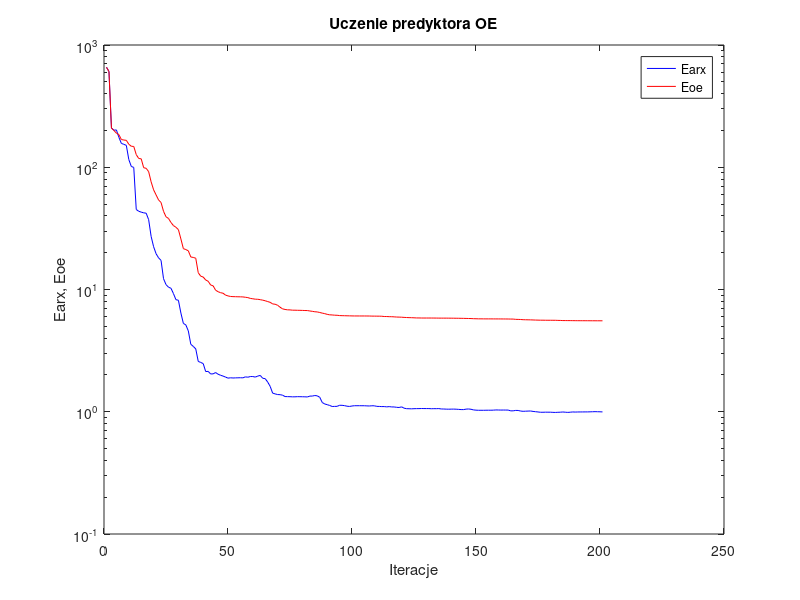
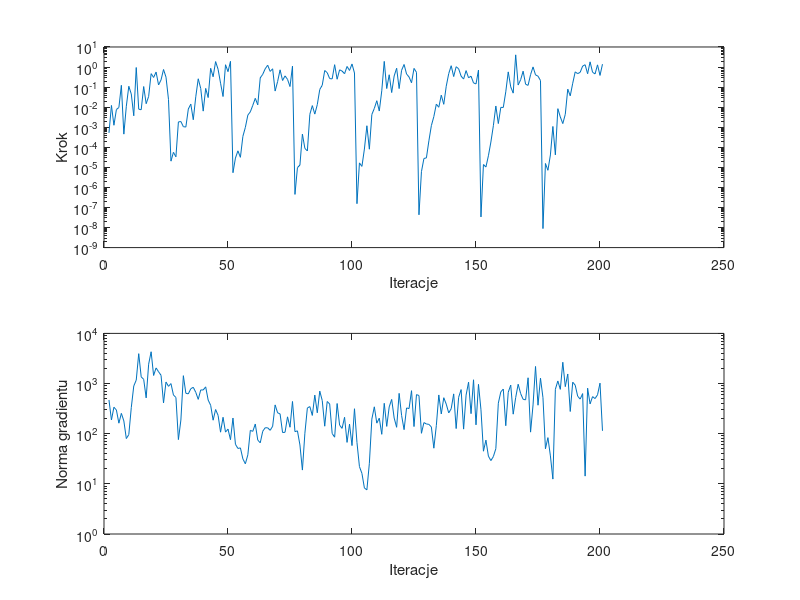

The MATLAB source for these figures, in order:
%uczenie predyktora oe
clear all;
n=0; farx(n+1)=6.574658e+002; foe(n+1)=6.567835e+002; wspucz(n+1)=0.000000e+000; ng(n+1)=0.000000e+000;
%odnowa zmiennej metryki
n=1; farx(n+1)=6.080932e+002; foe(n+1)=6.069402e+002; krok(n+1)=5.234410e-004; ng(n+1)=4.707735e+002;
n=2; farx(n+1)=2.099757e+002; foe(n+1)=2.090166e+002; krok(n+1)=1.220118e-002; ng(n+1)=1.878023e+002;
n=3; farx(n+1)=2.008236e+002; foe(n+1)=1.997077e+002; krok(n+1)=1.255187e-003; ng(n+1)=3.376234e+002;
n=4; farx(n+1)=2.020382e+002; foe(n+1)=1.900135e+002; krok(n+1)=7.632150e-003; ng(n+1)=2.963060e+002;
n=5; farx(n+1)=1.757088e+002; foe(n+1)=1.850361e+002; krok(n+1)=9.625525e-003; ng(n+1)=1.620398e+002;
n=6; farx(n+1)=1.566896e+002; foe(n+1)=1.685723e+002; krok(n+1)=1.228837e-001; ng(n+1)=2.543635e+002;
n=7; farx(n+1)=1.540009e+002; foe(n+1)=1.669750e+002; krok(n+1)=4.532388e-004; ng(n+1)=1.798149e+002;
n=8; farx(n+1)=1.510638e+002; foe(n+1)=1.660637e+002; krok(n+1)=1.109636e-002; ng(n+1)=7.994035e+001;
n=9; farx(n+1)=1.156625e+002; foe(n+1)=1.542223e+002; krok(n+1)=1.101515e-001; ng(n+1)=9.580294e+001;
n=10; farx(n+1)=1.015803e+002; foe(n+1)=1.484928e+002; krok(n+1)=4.523999e-002; ng(n+1)=3.311404e+002;
n=11; farx(n+1)=9.962930e+001; foe(n+1)=1.479403e+002; krok(n+1)=3.722051e-003; ng(n+1)=8.924724e+002;
n=12; farx(n+1)=4.514501e+001; foe(n+1)=1.268843e+002; krok(n+1)=9.469203e-001; ng(n+1)=1.172836e+003;
n=13; farx(n+1)=4.364306e+001; foe(n+1)=1.179582e+002; krok(n+1)=7.946434e-003; ng(n+1)=3.942906e+003;
n=14; farx(n+1)=4.295303e+001; foe(n+1)=1.172370e+002; krok(n+1)=7.431661e-003; ng(n+1)=1.357822e+003;
n=15; farx(n+1)=4.237268e+001; foe(n+1)=9.913206e+001; krok(n+1)=1.066998e-001; ng(n+1)=1.213530e+003;
n=16; farx(n+1)=4.211103e+001; foe(n+1)=9.804132e+001; krok(n+1)=1.488820e-002; ng(n+1)=5.180844e+002;
n=17; farx(n+1)=3.726112e+001; foe(n+1)=9.204329e+001; krok(n+1)=3.431867e-002; ng(n+1)=2.431383e+003;
n=18; farx(n+1)=2.719757e+001; foe(n+1)=7.599734e+001; krok(n+1)=4.686024e-001; ng(n+1)=4.304801e+003;
n=19; farx(n+1)=2.238786e+001; foe(n+1)=6.539000e+001; krok(n+1)=3.025841e-001; ng(n+1)=1.447937e+003;
n=20; farx(n+1)=1.961750e+001; foe(n+1)=5.941255e+001; krok(n+1)=5.636152e-001; ng(n+1)=2.046360e+003;
n=21; farx(n+1)=1.815869e+001; foe(n+1)=5.402328e+001; krok(n+1)=1.281446e-001; ng(n+1)=1.718824e+003;
n=22; farx(n+1)=1.730819e+001; foe(n+1)=5.150492e+001; krok(n+1)=2.292378e-001; ng(n+1)=1.460007e+003;
n=23; farx(n+1)=1.226298e+001; foe(n+1)=4.359156e+001; krok(n+1)=7.545111e-001; ng(n+1)=4.114973e+002;
n=24; farx(n+1)=1.096712e+001; foe(n+1)=3.935101e+001; krok(n+1)=3.139002e-001; ng(n+1)=1.072393e+003;
n=25; farx(n+1)=1.044562e+001; foe(n+1)=3.813738e+001; krok(n+1)=2.452306e-002; ng(n+1)=8.796245e+002;
%odnowa zmiennej metryki
n=26; farx(n+1)=1.023748e+001; foe(n+1)=3.533824e+001; krok(n+1)=2.036880e-005; ng(n+1)=9.984097e+002;
n=27; farx(n+1)=9.264710e+000; foe(n+1)=3.333477e+001; krok(n+1)=5.618497e-005; ng(n+1)=5.915099e+002;
n=28; farx(n+1)=8.254899e+000; foe(n+1)=3.228484e+001; krok(n+1)=3.351433e-005; ng(n+1)=5.272813e+002;
n=29; farx(n+1)=8.166635e+000; foe(n+1)=3.089193e+001; krok(n+1)=1.841613e-003; ng(n+1)=7.631773e+001;
n=30; farx(n+1)=6.424264e+000; foe(n+1)=2.593341e+001; krok(n+1)=1.925691e-003; ng(n+1)=1.873439e+002;
n=31; farx(n+1)=5.282763e+000; foe(n+1)=2.159438e+001; krok(n+1)=1.066152e-003; ng(n+1)=1.435423e+003;
n=32; farx(n+1)=5.129905e+000; foe(n+1)=2.121564e+001; krok(n+1)=1.020148e-003; ng(n+1)=6.401746e+002;
n=33; farx(n+1)=4.584123e+000; foe(n+1)=2.072135e+001; krok(n+1)=8.092255e-003; ng(n+1)=6.228871e+002;
n=34; farx(n+1)=3.563221e+000; foe(n+1)=1.844819e+001; krok(n+1)=1.419977e-002; ng(n+1)=7.881461e+002;
n=35; farx(n+1)=3.424462e+000; foe(n+1)=1.829838e+001; krok(n+1)=2.368463e-003; ng(n+1)=8.424964e+002;
n=36; farx(n+1)=3.264461e+000; foe(n+1)=1.801401e+001; krok(n+1)=3.285344e-002; ng(n+1)=6.684351e+002;
n=37; farx(n+1)=2.581394e+000; foe(n+1)=1.371736e+001; krok(n+1)=2.600871e-001; ng(n+1)=4.838901e+002;
n=38; farx(n+1)=2.531608e+000; foe(n+1)=1.285536e+001; krok(n+1)=8.589342e-002; ng(n+1)=7.462033e+002;
n=39; farx(n+1)=2.477648e+000; foe(n+1)=1.264846e+001; krok(n+1)=6.349841e-003; ng(n+1)=7.439380e+002;
n=40; farx(n+1)=2.132464e+000; foe(n+1)=1.196167e+001; krok(n+1)=8.625198e-002; ng(n+1)=8.587426e+002;
n=41; farx(n+1)=2.138906e+000; foe(n+1)=1.168091e+001; krok(n+1)=3.012318e-002; ng(n+1)=4.684338e+002;
n=42; farx(n+1)=2.038306e+000; foe(n+1)=1.088840e+001; krok(n+1)=8.674420e-001; ng(n+1)=3.691791e+002;
n=43; farx(n+1)=2.041557e+000; foe(n+1)=1.071748e+001; krok(n+1)=3.282103e-001; ng(n+1)=1.858194e+002;
n=44; farx(n+1)=2.092962e+000; foe(n+1)=9.869838e+000; krok(n+1)=1.874409e+000; ng(n+1)=3.035634e+002;
n=45; farx(n+1)=2.027549e+000; foe(n+1)=9.594418e+000; krok(n+1)=7.748658e-001; ng(n+1)=2.323413e+002;
n=46; farx(n+1)=1.988853e+000; foe(n+1)=9.417701e+000; krok(n+1)=1.562861e-001; ng(n+1)=1.072631e+002;
n=47; farx(n+1)=1.958276e+000; foe(n+1)=9.322893e+000; krok(n+1)=3.393376e-002; ng(n+1)=2.126672e+002;
n=48; farx(n+1)=1.922249e+000; foe(n+1)=8.998068e+000; krok(n+1)=1.304490e+000; ng(n+1)=1.075493e+002;
n=49; farx(n+1)=1.883022e+000; foe(n+1)=8.863470e+000; krok(n+1)=5.885355e-001; ng(n+1)=1.234708e+002;
n=50; farx(n+1)=1.896297e+000; foe(n+1)=8.772241e+000; krok(n+1)=1.926981e+000; ng(n+1)=7.588712e+001;
%odnowa zmiennej metryki
n=51; farx(n+1)=1.888384e+000; foe(n+1)=8.743625e+000; krok(n+1)=5.403553e-006; ng(n+1)=2.052810e+002;
n=52; farx(n+1)=1.893098e+000; foe(n+1)=8.733135e+000; krok(n+1)=2.907853e-005; ng(n+1)=6.148030e+001;
n=53; farx(n+1)=1.895328e+000; foe(n+1)=8.718271e+000; krok(n+1)=6.657663e-005; ng(n+1)=5.079048e+001;
n=54; farx(n+1)=1.897978e+000; foe(n+1)=8.712347e+000; krok(n+1)=3.168396e-005; ng(n+1)=5.212044e+001;
n=55; farx(n+1)=1.893938e+000; foe(n+1)=8.695372e+000; krok(n+1)=3.505202e-004; ng(n+1)=3.144498e+001;
n=56; farx(n+1)=1.929293e+000; foe(n+1)=8.641652e+000; krok(n+1)=9.854180e-004; ng(n+1)=2.510165e+001;
n=57; farx(n+1)=1.916475e+000; foe(n+1)=8.584665e+000; krok(n+1)=4.026836e-003; ng(n+1)=3.790866e+001;
n=58; farx(n+1)=1.941207e+000; foe(n+1)=8.456757e+000; krok(n+1)=5.848770e-003; ng(n+1)=1.164917e+002;
n=59; farx(n+1)=1.941304e+000; foe(n+1)=8.398028e+000; krok(n+1)=1.238474e-002; ng(n+1)=1.113630e+002;
n=60; farx(n+1)=1.921203e+000; foe(n+1)=8.333244e+000; krok(n+1)=2.762153e-002; ng(n+1)=1.560396e+002;
n=61; farx(n+1)=1.957816e+000; foe(n+1)=8.320401e+000; krok(n+1)=1.301252e-002; ng(n+1)=7.471740e+001;
n=62; farx(n+1)=1.982712e+000; foe(n+1)=8.257577e+000; krok(n+1)=2.886121e-001; ng(n+1)=6.579542e+001;
n=63; farx(n+1)=1.879364e+000; foe(n+1)=8.181353e+000; krok(n+1)=4.329486e-001; ng(n+1)=1.116717e+002;
n=64; farx(n+1)=1.864792e+000; foe(n+1)=8.090619e+000; krok(n+1)=8.195779e-001; ng(n+1)=1.315051e+002;
n=65; farx(n+1)=1.750004e+000; foe(n+1)=7.966785e+000; krok(n+1)=1.233518e+000; ng(n+1)=1.310657e+002;
n=66; farx(n+1)=1.613362e+000; foe(n+1)=7.854183e+000; krok(n+1)=6.053697e-001; ng(n+1)=1.167142e+002;
n=67; farx(n+1)=1.419939e+000; foe(n+1)=7.623078e+000; krok(n+1)=8.195779e-001; ng(n+1)=1.407166e+002;
n=68; farx(n+1)=1.400234e+000; foe(n+1)=7.576070e+000; krok(n+1)=6.357754e-002; ng(n+1)=3.751025e+002;
n=69; farx(n+1)=1.382681e+000; foe(n+1)=7.433459e+000; krok(n+1)=1.892883e-001; ng(n+1)=2.610346e+002;
n=70; farx(n+1)=1.379321e+000; foe(n+1)=7.162102e+000; krok(n+1)=7.273018e-001; ng(n+1)=2.480222e+002;
n=71; farx(n+1)=1.366471e+000; foe(n+1)=6.946418e+000; krok(n+1)=2.134155e-001; ng(n+1)=1.055184e+002;
n=72; farx(n+1)=1.331315e+000; foe(n+1)=6.867454e+000; krok(n+1)=3.619299e-001; ng(n+1)=1.068086e+002;
n=73; farx(n+1)=1.329494e+000; foe(n+1)=6.818550e+000; krok(n+1)=2.431438e-001; ng(n+1)=2.168609e+002;
n=74; farx(n+1)=1.327937e+000; foe(n+1)=6.811171e+000; krok(n+1)=1.067078e-001; ng(n+1)=1.345518e+002;
n=75; farx(n+1)=1.324521e+000; foe(n+1)=6.773233e+000; krok(n+1)=1.106940e+000; ng(n+1)=4.392964e+002;
%odnowa zmiennej metryki
n=76; farx(n+1)=1.324882e+000; foe(n+1)=6.772549e+000; krok(n+1)=4.482895e-007; ng(n+1)=1.098692e+002;
n=77; farx(n+1)=1.328711e+000; foe(n+1)=6.760317e+000; krok(n+1)=9.716744e-006; ng(n+1)=1.139493e+002;
n=78; farx(n+1)=1.327953e+000; foe(n+1)=6.755636e+000; krok(n+1)=1.302585e-005; ng(n+1)=5.974123e+001;
n=79; farx(n+1)=1.326618e+000; foe(n+1)=6.744298e+000; krok(n+1)=4.532388e-004; ng(n+1)=1.882511e+001;
n=80; farx(n+1)=1.325026e+000; foe(n+1)=6.731360e+000; krok(n+1)=8.808370e-005; ng(n+1)=1.021839e+002;
n=81; farx(n+1)=1.321391e+000; foe(n+1)=6.726688e+000; krok(n+1)=6.549403e-005; ng(n+1)=3.251864e+002;
n=82; farx(n+1)=1.342900e+000; foe(n+1)=6.673622e+000; krok(n+1)=4.399860e-003; ng(n+1)=3.475543e+002;
n=83; farx(n+1)=1.343592e+000; foe(n+1)=6.629740e+000; krok(n+1)=1.196180e-002; ng(n+1)=2.312972e+002;
n=84; farx(n+1)=1.357870e+000; foe(n+1)=6.576238e+000; krok(n+1)=4.508154e-003; ng(n+1)=5.890731e+002;
n=85; farx(n+1)=1.349447e+000; foe(n+1)=6.553861e+000; krok(n+1)=1.333847e-002; ng(n+1)=2.613152e+002;
n=86; farx(n+1)=1.312796e+000; foe(n+1)=6.484992e+000; krok(n+1)=7.610620e-002; ng(n+1)=7.066284e+002;
n=87; farx(n+1)=1.190596e+000; foe(n+1)=6.410331e+000; krok(n+1)=1.241122e-001; ng(n+1)=4.586539e+002;
n=88; farx(n+1)=1.157511e+000; foe(n+1)=6.347001e+000; krok(n+1)=6.710813e-001; ng(n+1)=1.411079e+002;
n=89; farx(n+1)=1.142868e+000; foe(n+1)=6.262793e+000; krok(n+1)=5.249576e-001; ng(n+1)=4.387927e+002;
n=90; farx(n+1)=1.125951e+000; foe(n+1)=6.207211e+000; krok(n+1)=2.656312e-001; ng(n+1)=3.908705e+002;
n=91; farx(n+1)=1.104332e+000; foe(n+1)=6.192719e+000; krok(n+1)=2.569287e-001; ng(n+1)=1.009754e+002;
n=92; farx(n+1)=1.106245e+000; foe(n+1)=6.163110e+000; krok(n+1)=1.311594e+000; ng(n+1)=8.528541e+001;
n=93; farx(n+1)=1.107416e+000; foe(n+1)=6.154624e+000; krok(n+1)=2.469201e-001; ng(n+1)=4.000289e+002;
n=94; farx(n+1)=1.129943e+000; foe(n+1)=6.119250e+000; krok(n+1)=7.273018e-001; ng(n+1)=1.481604e+002;
n=95; farx(n+1)=1.128821e+000; foe(n+1)=6.109238e+000; krok(n+1)=6.305900e-001; ng(n+1)=1.277436e+002;
n=96; farx(n+1)=1.121930e+000; foe(n+1)=6.102693e+000; krok(n+1)=4.635137e-001; ng(n+1)=2.125168e+002;
n=97; farx(n+1)=1.110273e+000; foe(n+1)=6.094132e+000; krok(n+1)=1.068901e+000; ng(n+1)=6.710160e+001;
n=98; farx(n+1)=1.105289e+000; foe(n+1)=6.089341e+000; krok(n+1)=6.762233e-001; ng(n+1)=1.551517e+002;
n=99; farx(n+1)=1.114612e+000; foe(n+1)=6.080044e+000; krok(n+1)=1.420334e+000; ng(n+1)=5.794194e+001;
n=100; farx(n+1)=1.120348e+000; foe(n+1)=6.075836e+000; krok(n+1)=5.045340e-001; ng(n+1)=3.145802e+002;
%odnowa zmiennej metryki
n=101; farx(n+1)=1.120302e+000; foe(n+1)=6.075771e+000; krok(n+1)=1.545057e-007; ng(n+1)=6.692400e+001;
n=102; farx(n+1)=1.120624e+000; foe(n+1)=6.074253e+000; krok(n+1)=1.666649e-005; ng(n+1)=2.207835e+001;
n=103; farx(n+1)=1.120001e+000; foe(n+1)=6.073873e+000; krok(n+1)=1.115447e-005; ng(n+1)=1.617697e+001;
n=104; farx(n+1)=1.119870e+000; foe(n+1)=6.073749e+000; krok(n+1)=8.191911e-005; ng(n+1)=8.276593e+000;
n=105; farx(n+1)=1.116752e+000; foe(n+1)=6.071591e+000; krok(n+1)=1.184232e-003; ng(n+1)=7.592381e+000;
n=106; farx(n+1)=1.114671e+000; foe(n+1)=6.069048e+000; krok(n+1)=8.029770e-005; ng(n+1)=2.575593e+001;
n=107; farx(n+1)=1.119372e+000; foe(n+1)=6.058934e+000; krok(n+1)=4.312903e-003; ng(n+1)=1.956025e+002;
n=108; farx(n+1)=1.118594e+000; foe(n+1)=6.057409e+000; krok(n+1)=8.669283e-003; ng(n+1)=3.435365e+002;
n=109; farx(n+1)=1.106828e+000; foe(n+1)=6.053411e+000; krok(n+1)=2.097129e-002; ng(n+1)=1.623429e+002;
n=110; farx(n+1)=1.105388e+000; foe(n+1)=6.051766e+000; krok(n+1)=6.402952e-003; ng(n+1)=2.040776e+002;
n=111; farx(n+1)=1.102250e+000; foe(n+1)=6.043193e+000; krok(n+1)=6.533169e-002; ng(n+1)=9.722241e+001;
n=112; farx(n+1)=1.102645e+000; foe(n+1)=6.012998e+000; krok(n+1)=1.914853e+000; ng(n+1)=4.037098e+002;
n=113; farx(n+1)=1.096236e+000; foe(n+1)=6.010385e+000; krok(n+1)=8.475198e-002; ng(n+1)=1.398364e+002;
n=114; farx(n+1)=1.101822e+000; foe(n+1)=5.994335e+000; krok(n+1)=4.128102e-001; ng(n+1)=3.423964e+002;
n=115; farx(n+1)=1.094829e+000; foe(n+1)=5.990276e+000; krok(n+1)=5.360061e-002; ng(n+1)=4.825940e+002;
n=116; farx(n+1)=1.094622e+000; foe(n+1)=5.974114e+000; krok(n+1)=3.589327e-001; ng(n+1)=2.053889e+002;
n=117; farx(n+1)=1.087106e+000; foe(n+1)=5.953164e+000; krok(n+1)=8.728449e-001; ng(n+1)=1.341895e+002;
n=118; farx(n+1)=1.083488e+000; foe(n+1)=5.945814e+000; krok(n+1)=8.438961e-002; ng(n+1)=6.373427e+002;
n=119; farx(n+1)=1.096460e+000; foe(n+1)=5.934141e+000; krok(n+1)=6.914797e-001; ng(n+1)=2.306734e+002;
n=120; farx(n+1)=1.069688e+000; foe(n+1)=5.913399e+000; krok(n+1)=1.341860e+000; ng(n+1)=1.203785e+002;
n=121; farx(n+1)=1.059674e+000; foe(n+1)=5.899153e+000; krok(n+1)=4.478955e-001; ng(n+1)=3.262324e+002;
n=122; farx(n+1)=1.058512e+000; foe(n+1)=5.886512e+000; krok(n+1)=3.202323e-001; ng(n+1)=3.168613e+002;
n=123; farx(n+1)=1.056721e+000; foe(n+1)=5.881121e+000; krok(n+1)=1.644497e-001; ng(n+1)=7.207525e+002;
n=124; farx(n+1)=1.059367e+000; foe(n+1)=5.868027e+000; krok(n+1)=8.559000e-001; ng(n+1)=1.387884e+002;
n=125; farx(n+1)=1.060819e+000; foe(n+1)=5.853530e+000; krok(n+1)=5.461275e-001; ng(n+1)=6.014363e+002;
%odnowa zmiennej metryki
n=126; farx(n+1)=1.060980e+000; foe(n+1)=5.852115e+000; krok(n+1)=4.314674e-008; ng(n+1)=5.768648e+002;
n=127; farx(n+1)=1.062809e+000; foe(n+1)=5.845149e+000; krok(n+1)=6.109059e-006; ng(n+1)=1.018859e+002;
n=128; farx(n+1)=1.062015e+000; foe(n+1)=5.844017e+000; krok(n+1)=2.769106e-005; ng(n+1)=1.664376e+002;
n=129; farx(n+1)=1.061942e+000; foe(n+1)=5.843948e+000; krok(n+1)=2.963120e-005; ng(n+1)=1.563513e+002;
n=130; farx(n+1)=1.061738e+000; foe(n+1)=5.843903e+000; krok(n+1)=2.093566e-004; ng(n+1)=1.534006e+002;
n=131; farx(n+1)=1.058532e+000; foe(n+1)=5.842820e+000; krok(n+1)=1.203191e-003; ng(n+1)=1.363360e+002;
n=132; farx(n+1)=1.060040e+000; foe(n+1)=5.841406e+000; krok(n+1)=3.400118e-003; ng(n+1)=5.140233e+001;
n=133; farx(n+1)=1.059659e+000; foe(n+1)=5.838064e+000; krok(n+1)=1.406421e-002; ng(n+1)=1.447942e+002;
n=134; farx(n+1)=1.061549e+000; foe(n+1)=5.833990e+000; krok(n+1)=9.899545e-003; ng(n+1)=5.925982e+002;
n=135; farx(n+1)=1.053660e+000; foe(n+1)=5.832502e+000; krok(n+1)=3.962977e-002; ng(n+1)=2.473820e+002;
n=136; farx(n+1)=1.052979e+000; foe(n+1)=5.832164e+000; krok(n+1)=1.389524e-002; ng(n+1)=5.218611e+002;
n=137; farx(n+1)=1.050277e+000; foe(n+1)=5.831905e+000; krok(n+1)=1.105941e-001; ng(n+1)=3.887778e+002;
n=138; farx(n+1)=1.049298e+000; foe(n+1)=5.829343e+000; krok(n+1)=4.706699e-001; ng(n+1)=2.597531e+002;
n=139; farx(n+1)=1.050497e+000; foe(n+1)=5.826745e+000; krok(n+1)=1.164915e+000; ng(n+1)=3.150438e+002;
n=140; farx(n+1)=1.051392e+000; foe(n+1)=5.824091e+000; krok(n+1)=3.355407e-001; ng(n+1)=6.220953e+002;
n=141; farx(n+1)=1.049248e+000; foe(n+1)=5.819513e+000; krok(n+1)=1.038969e+000; ng(n+1)=1.265987e+002;
n=142; farx(n+1)=1.045847e+000; foe(n+1)=5.816464e+000; krok(n+1)=8.190836e-001; ng(n+1)=5.319716e+002;
n=143; farx(n+1)=1.041863e+000; foe(n+1)=5.811824e+000; krok(n+1)=3.505976e-001; ng(n+1)=7.579257e+002;
n=144; farx(n+1)=1.041785e+000; foe(n+1)=5.806397e+000; krok(n+1)=2.522670e-001; ng(n+1)=1.234382e+002;
n=145; farx(n+1)=1.050641e+000; foe(n+1)=5.799867e+000; krok(n+1)=6.639102e-001; ng(n+1)=5.881923e+002;
n=146; farx(n+1)=1.053965e+000; foe(n+1)=5.792688e+000; krok(n+1)=2.910883e-001; ng(n+1)=1.064859e+003;
n=147; farx(n+1)=1.047814e+000; foe(n+1)=5.785921e+000; krok(n+1)=3.505976e-001; ng(n+1)=2.509764e+002;
n=148; farx(n+1)=1.035362e+000; foe(n+1)=5.770825e+000; krok(n+1)=1.620110e-001; ng(n+1)=1.188794e+003;
n=149; farx(n+1)=1.030453e+000; foe(n+1)=5.764469e+000; krok(n+1)=1.439513e-001; ng(n+1)=1.501688e+002;
n=150; farx(n+1)=1.028208e+000; foe(n+1)=5.755180e+000; krok(n+1)=7.101669e-001; ng(n+1)=9.645390e+002;
%odnowa zmiennej metryki
n=151; farx(n+1)=1.028265e+000; foe(n+1)=5.754901e+000; krok(n+1)=3.378135e-008; ng(n+1)=3.000357e+002;
n=152; farx(n+1)=1.027906e+000; foe(n+1)=5.751515e+000; krok(n+1)=1.384553e-005; ng(n+1)=4.476091e+001;
n=153; farx(n+1)=1.029197e+000; foe(n+1)=5.749717e+000; krok(n+1)=1.039083e-005; ng(n+1)=7.444640e+001;
n=154; farx(n+1)=1.029457e+000; foe(n+1)=5.749529e+000; krok(n+1)=3.773938e-005; ng(n+1)=3.567839e+001;
n=155; farx(n+1)=1.029499e+000; foe(n+1)=5.749477e+000; krok(n+1)=1.828869e-004; ng(n+1)=2.909619e+001;
n=156; farx(n+1)=1.030730e+000; foe(n+1)=5.747877e+000; krok(n+1)=1.191677e-003; ng(n+1)=3.494706e+001;
n=157; farx(n+1)=1.034688e+000; foe(n+1)=5.746150e+000; krok(n+1)=1.142218e-002; ng(n+1)=5.036163e+001;
n=158; farx(n+1)=1.033511e+000; foe(n+1)=5.745642e+000; krok(n+1)=1.524981e-003; ng(n+1)=4.057138e+002;
n=159; farx(n+1)=1.032236e+000; foe(n+1)=5.744279e+000; krok(n+1)=9.759296e-003; ng(n+1)=6.818156e+002;
n=160; farx(n+1)=1.032916e+000; foe(n+1)=5.741340e+000; krok(n+1)=9.677825e-003; ng(n+1)=7.765279e+002;
n=161; farx(n+1)=1.032428e+000; foe(n+1)=5.739732e+000; krok(n+1)=5.793922e-002; ng(n+1)=1.443105e+002;
n=162; farx(n+1)=1.032033e+000; foe(n+1)=5.736607e+000; krok(n+1)=5.738785e-001; ng(n+1)=6.703941e+002;
n=163; farx(n+1)=1.016865e+000; foe(n+1)=5.731180e+000; krok(n+1)=1.028419e-001; ng(n+1)=9.312040e+002;
n=164; farx(n+1)=1.017822e+000; foe(n+1)=5.729012e+000; krok(n+1)=5.004260e-002; ng(n+1)=2.452107e+002;
n=165; farx(n+1)=1.025456e+000; foe(n+1)=5.700034e+000; krok(n+1)=4.053022e+000; ng(n+1)=5.260574e+002;
n=166; farx(n+1)=1.024656e+000; foe(n+1)=5.693543e+000; krok(n+1)=1.269153e-001; ng(n+1)=9.696153e+002;
n=167; farx(n+1)=1.013377e+000; foe(n+1)=5.684258e+000; krok(n+1)=2.340680e-001; ng(n+1)=6.312288e+002;
n=168; farx(n+1)=1.008439e+000; foe(n+1)=5.662951e+000; krok(n+1)=6.224492e-001; ng(n+1)=4.848675e+002;
n=169; farx(n+1)=1.010631e+000; foe(n+1)=5.655558e+000; krok(n+1)=1.387866e-001; ng(n+1)=4.734762e+002;
n=170; farx(n+1)=1.012750e+000; foe(n+1)=5.649993e+000; krok(n+1)=1.220399e-001; ng(n+1)=1.303246e+003;
n=171; farx(n+1)=1.014441e+000; foe(n+1)=5.644456e+000; krok(n+1)=4.164005e-001; ng(n+1)=1.074803e+002;
n=172; farx(n+1)=1.006453e+000; foe(n+1)=5.634770e+000; krok(n+1)=1.015323e+000; ng(n+1)=3.748879e+002;
n=173; farx(n+1)=1.001226e+000; foe(n+1)=5.623778e+000; krok(n+1)=4.063898e-001; ng(n+1)=2.191928e+003;
n=174; farx(n+1)=9.959999e-001; foe(n+1)=5.617558e+000; krok(n+1)=3.505976e-001; ng(n+1)=3.697086e+002;
n=175; farx(n+1)=9.904820e-001; foe(n+1)=5.610370e+000; krok(n+1)=2.134155e-001; ng(n+1)=1.278978e+003;
%odnowa zmiennej metryki
n=176; farx(n+1)=9.905138e-001; foe(n+1)=5.610143e+000; krok(n+1)=8.868973e-009; ng(n+1)=5.225532e+002;
n=177; farx(n+1)=9.921286e-001; foe(n+1)=5.604549e+000; krok(n+1)=1.560740e-005; ng(n+1)=5.009681e+001;
n=178; farx(n+1)=9.916956e-001; foe(n+1)=5.603439e+000; krok(n+1)=7.137645e-006; ng(n+1)=8.348070e+001;
n=179; farx(n+1)=9.916971e-001; foe(n+1)=5.603297e+000; krok(n+1)=4.156331e-005; ng(n+1)=3.604481e+001;
n=180; farx(n+1)=9.887801e-001; foe(n+1)=5.600912e+000; krok(n+1)=1.093065e-003; ng(n+1)=1.243983e+001;
n=181; farx(n+1)=9.873365e-001; foe(n+1)=5.600282e+000; krok(n+1)=4.185317e-005; ng(n+1)=7.683449e+002;
n=182; farx(n+1)=9.900337e-001; foe(n+1)=5.588911e+000; krok(n+1)=8.420994e-003; ng(n+1)=1.124962e+003;
n=183; farx(n+1)=9.914610e-001; foe(n+1)=5.583950e+000; krok(n+1)=3.248447e-003; ng(n+1)=7.656005e+002;
n=184; farx(n+1)=9.956563e-001; foe(n+1)=5.571077e+000; krok(n+1)=1.518185e-003; ng(n+1)=2.657949e+003;
n=185; farx(n+1)=9.915549e-001; foe(n+1)=5.569953e+000; krok(n+1)=4.403244e-003; ng(n+1)=8.678752e+002;
n=186; farx(n+1)=9.882149e-001; foe(n+1)=5.567127e+000; krok(n+1)=7.911391e-002; ng(n+1)=1.551373e+003;
n=187; farx(n+1)=9.913507e-001; foe(n+1)=5.566291e+000; krok(n+1)=3.663180e-002; ng(n+1)=2.772441e+002;
n=188; farx(n+1)=9.964568e-001; foe(n+1)=5.562358e+000; krok(n+1)=1.557206e-001; ng(n+1)=1.064452e+003;
n=189; farx(n+1)=9.939538e-001; foe(n+1)=5.559202e+000; krok(n+1)=5.752763e-001; ng(n+1)=9.283793e+002;
n=190; farx(n+1)=9.958565e-001; foe(n+1)=5.556795e+000; krok(n+1)=4.686024e-001; ng(n+1)=5.587108e+002;
n=191; farx(n+1)=9.962504e-001; foe(n+1)=5.555829e+000; krok(n+1)=5.461275e-001; ng(n+1)=4.897578e+002;
n=192; farx(n+1)=9.966007e-001; foe(n+1)=5.554902e+000; krok(n+1)=1.114151e+000; ng(n+1)=6.308207e+002;
n=193; farx(n+1)=9.971287e-001; foe(n+1)=5.554075e+000; krok(n+1)=1.304490e+000; ng(n+1)=1.426544e+001;
n=194; farx(n+1)=9.971573e-001; foe(n+1)=5.553054e+000; krok(n+1)=4.635137e-001; ng(n+1)=8.085140e+002;
n=195; farx(n+1)=9.986126e-001; foe(n+1)=5.551090e+000; krok(n+1)=1.817806e+000; ng(n+1)=3.925444e+002;
n=196; farx(n+1)=1.000195e+000; foe(n+1)=5.550237e+000; krok(n+1)=5.491644e-001; ng(n+1)=5.484405e+002;
n=197; farx(n+1)=1.001896e+000; foe(n+1)=5.548956e+000; krok(n+1)=4.543926e-001; ng(n+1)=5.019713e+002;
n=198; farx(n+1)=1.000391e+000; foe(n+1)=5.547759e+000; krok(n+1)=1.285312e+000; ng(n+1)=5.959757e+002;
n=199; farx(n+1)=9.992675e-001; foe(n+1)=5.547157e+000; krok(n+1)=3.815505e-001; ng(n+1)=1.018121e+003;
n=200; farx(n+1)=9.971071e-001; foe(n+1)=5.546533e+000; krok(n+1)=1.390988e+000; ng(n+1)=1.141019e+002;

figure; semilogy(farx,'b'); hold on; semilogy(foe,'r'); xlabel('Iteracje'); ylabel('Earx, Eoe'); legend('Earx','Eoe'); title('Uczenie predyktora OE');
figure; subplot(2,1,1); semilogy(krok); xlabel('Iteracje'); ylabel('Krok');
subplot(2,1,2); semilogy(ng); xlabel('Iteracje'); ylabel('Norma gradientu');
Earx=farx(n+1)
Eoe=foe(n+1)
